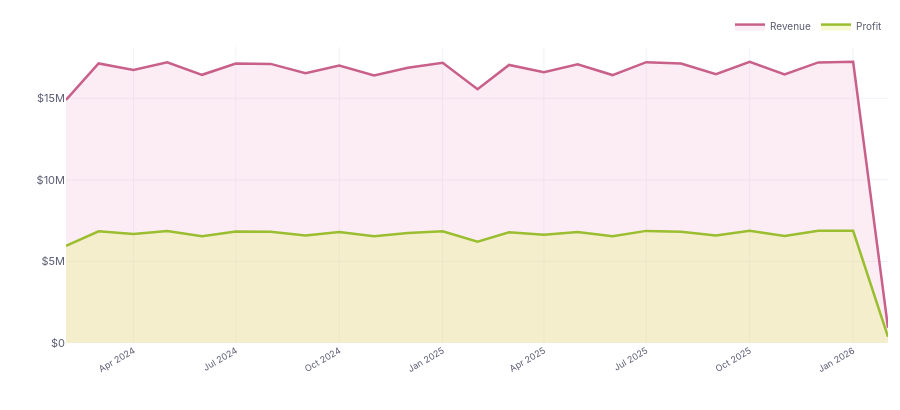

The cell this chart's notebook holds for it:
### Markdown cell above
## 4. Revenue vs Profit trend

### Code cell
revenue_profit_trend(agg['trend']).show()

### Figure 1 — Plotly figure (JSON) as saved in the notebook; plotly's stock layout.template omitted (floating-point values rounded to 4 significant figures)
{"data": [{"fill": "tozeroy", "fillcolor": "rgba(237,154,193,0.18)", "hovertemplate": "Revenue: $%{y:,.0f}<extra>%{x}</extra>", "line": {"color": "#c8608a", "width": 2.5}, "mode": "lines", "name": "Revenue", "type": "scatter", "x": ["2024-02", "2024-03", "2024-04", "2024-05", "2024-06", "2024-07", "2024-08", "2024-09", "2024-10", "2024-11", "2024-12", "2025-01", "2025-02", "2025-03", "2025-04", "2025-05", "2025-06", "2025-07", "2025-08", "2025-09", "2025-10", "2025-11", "2025-12", "2026-01", "2026-02"], "y": [14900000.0, 17140000.0, 16740000.0, 17200000.0, 16440000.0, 17130000.0, 17110000.0, 16540000.0, 17020000.0, 16410000.0, 16870000.0, 17170000.0, 15560000.0, 17050000.0, 16600000.0, 17080000.0, 16420000.0, 17210000.0, 17130000.0, 16480000.0, 17240000.0, 16460000.0, 17200000.0, 17240000.0, 935700.0]}, {"fill": "tozeroy", "fillcolor": "rgba(224,239,112,0.30)", "hovertemplate": "Profit: $%{y:,.0f}<extra>%{x}</extra>", "line": {"color": "#9abe30", "width": 2.5}, "mode": "lines", "name": "Profit", "type": "scatter", "x": ["2024-02", "2024-03", "2024-04", "2024-05", "2024-06", "2024-07", "2024-08", "2024-09", "2024-10", "2024-11", "2024-12", "2025-01", "2025-02", "2025-03", "2025-04", "2025-05", "2025-06", "2025-07", "2025-08", "2025-09", "2025-10", "2025-11", "2025-12", "2026-01", "2026-02"], "y": [5952000.0, 6844000.0, 6688000.0, 6869000.0, 6546000.0, 6839000.0, 6818000.0, 6595000.0, 6798000.0, 6551000.0, 6740000.0, 6853000.0, 6213000.0, 6791000.0, 6629000.0, 6810000.0, 6549000.0, 6872000.0, 6822000.0, 6594000.0, 6878000.0, 6556000.0, 6884000.0, 6878000.0, 376900.0]}], "layout": {"autosize": true, "font": {"color": "#5A5C72", "family": "Inter, system-ui, sans-serif", "size": 11}, "height": 410, "hoverlabel": {"bgcolor": "white", "font": {"size": 11}}, "legend": {"font": {"size": 10}, "orientation": "h", "x": 1, "xanchor": "right", "y": 1.02, "yanchor": "bottom"}, "margin": {"b": 44, "l": 48, "r": 12, "t": 36}, "paper_bgcolor": "white", "plot_bgcolor": "white", "xaxis": {"gridcolor": "#f0f2f8", "tickangle": -30, "tickfont": {"size": 9}, "title": {"text": ""}, "zeroline": false}, "yaxis": {"gridcolor": "#f0f2f8", "tickprefix": "$", "title": {"text": ""}, "zeroline": false}}}
